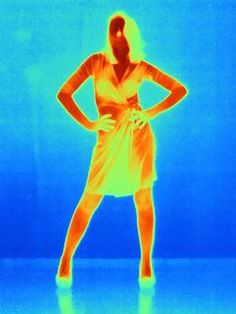
#> input picture assets/ejemplos/termografia_valida.jpg, 236 x 314 px
$ python -i 001_evaluar_metricas.py   (imports and definitions only)
#> lines starting #> are read from the running program, lines starting #| are printed output that depends on the picture
import glob
import numpy as np
from PIL import Image
from skimage.metrics import peak_signal_noise_ratio as psnr
from skimage.metrics import structural_similarity as ssim

# Importamos directamente tu función ya testeada
from src.diffusion import restaurar_con_modelo


def evaluar_experimento(ruta_imagen: str, intensidad: float = 0.25):
#> called with ruta_imagen = 'assets/ejemplos/termografia_valida.jpg', intensidad = 0.25
    print("=" * 65)
    print("🔬 INICIANDO ENSAYO METROLÓGICO INDEPENDIENTE")
    print(f"Archivo de prueba: {ruta_imagen}")
    print(f"Intensidad (Strength): {intensidad}")
    print("=" * 65)

    # 1. Cargar imagen original del sensor Testo
    img_orig = Image.open(ruta_imagen).convert("RGB")
#> img_orig is the input picture: PIL image 236x314 RGB; mean R, G, B 60.4, 151.2, 200
    ancho_orig, alto_orig = img_orig.size
#> ancho_orig = 236; alto_orig = 314
    print(f"Resolución nativa sensor: {ancho_orig}x{alto_orig} píxeles")
#| Resolución nativa sensor: 236x314 píxeles

    # Referencia redimensionada a 512x512 para comparar en la misma escala
    img_ref = img_orig.resize((512, 512), Image.Resampling.LANCZOS)
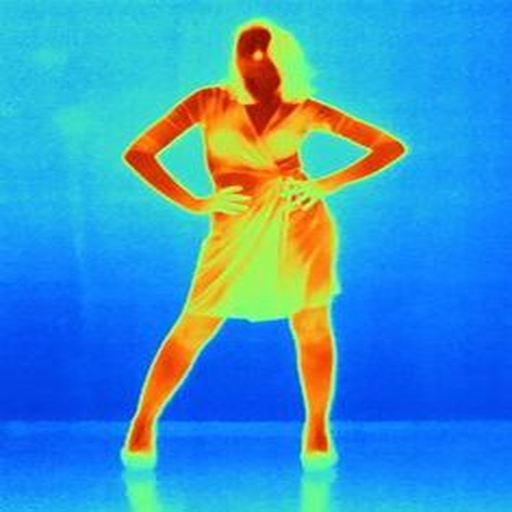
#> img_ref: PIL image 512x512 RGB; mean R, G, B 60.4, 151.2, 200
    arr_ref = np.array(img_ref)

    # 2. Línea Base Tradicional (Interpolación Bicúbica clásica sin IA)
    img_bicubic = img_orig.resize((512, 512), Image.Resampling.BICUBIC)
    arr_bicubic = np.array(img_bicubic)

    # 3. Inferencia con Modelo A (SD v1.5)
    print("\n⏳ Procesando Modelo A (Stable Diffusion v1.5)...")
#> (the run stopped early here; a loop or call above may not have finished)
